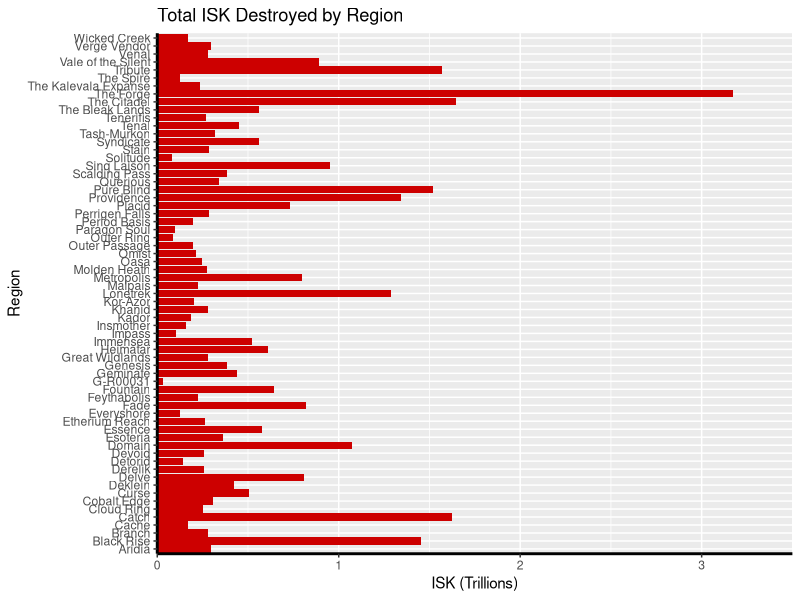
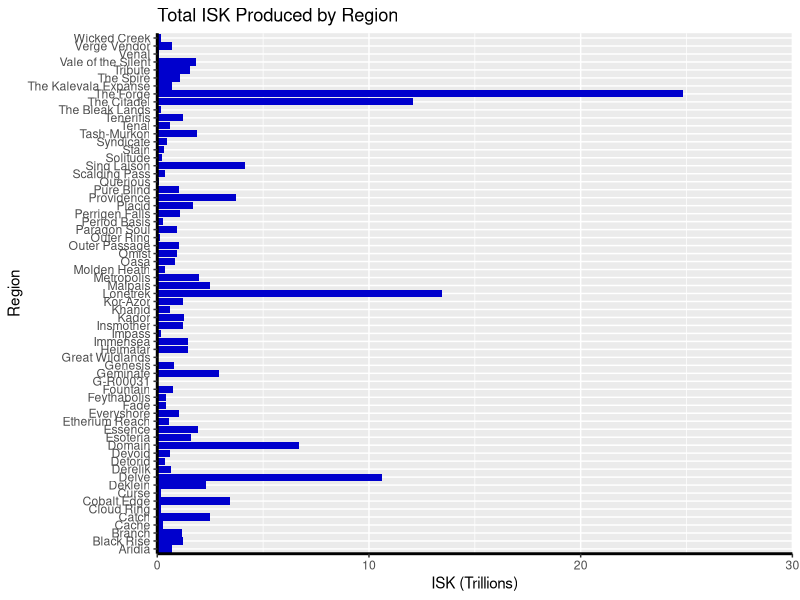

Write R code to recreate these figures, in order.
## ---- chunk 1
knitr::opts_chunk$set(echo = TRUE)
## ---- chunk 2
library(ggplot2)
## ---- chunk 3

RegionalStats <- read.csv("data/RegionalStats.csv") #Import the data from the csv
options("scipen"=999, "digits"=4) #stops R from using Scientific Notation when viewing ISK
regionName <- RegionalStats$regionName
totalDest <- c(RegionalStats$total.destroyed)

totalDest <- totalDest*0.000000000001 #Brings the ISK value to more viewable number (in the Trillions)

df <- data.frame(regionName, totalDest) #Creates a dataframe for use in ggplot

ggplot(data=df, aes(x=regionName, y=totalDest)) + geom_bar(fill="red3", stat="identity", linetype=2) + 
  scale_fill_hue () + 
  coord_flip() +
  theme(axis.line = element_line(color = "black", size=1, linetype="solid")) +
  labs(title = "Total ISK Destroyed by Region", y="ISK (Trillions)", x="Region") +
  scale_y_continuous(expand = c(0,0), limits = c(0,3.5))
## ---- chunk 4

RegionalStats <- read.csv("data/RegionalStats.csv") #Import the data from the csv
options("scipen"=999, "digits"=4) #stops R from using Scientific Notation when viewing ISK
regionName <- RegionalStats$regionName
totalProd <- c(RegionalStats$total.production)

totalProd <- totalProd*0.000000000001 #Brings the ISK value to more viewable number (in the Trillions)

df <- data.frame(regionName, totalProd) #Creates a dataframe for use in ggplot

ggplot(data=df, aes(x=regionName, y=totalProd)) + geom_bar(fill="blue3", stat="identity", linetype=2) + 
  scale_fill_hue () + 
  coord_flip() +
  theme(axis.line = element_line(color = "black", size=1, linetype="solid")) +
  labs(title = "Total ISK Produced by Region", y="ISK (Trillions)", x="Region") +
  scale_y_continuous(expand = c(0,0), limits = c(0,30))
